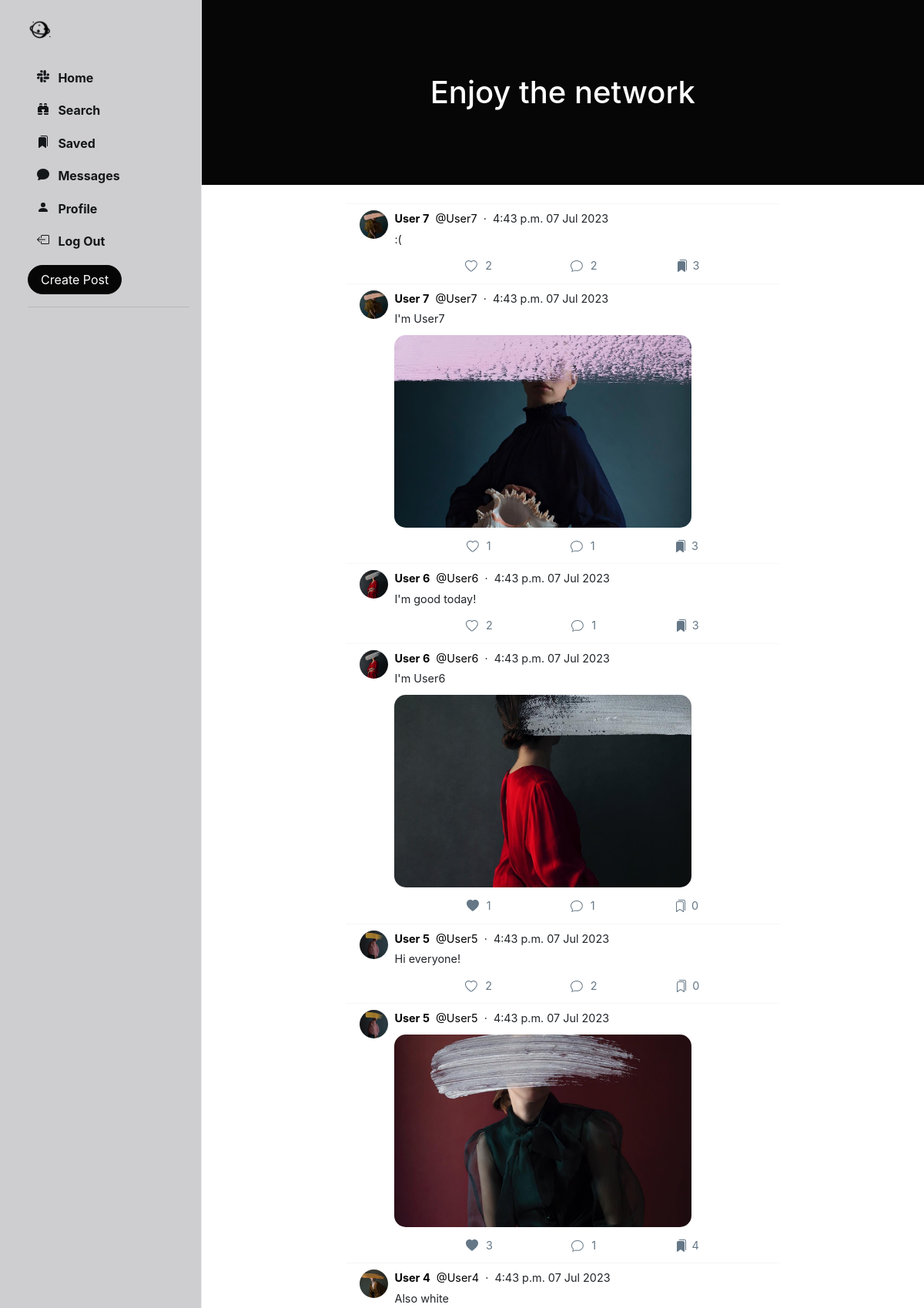
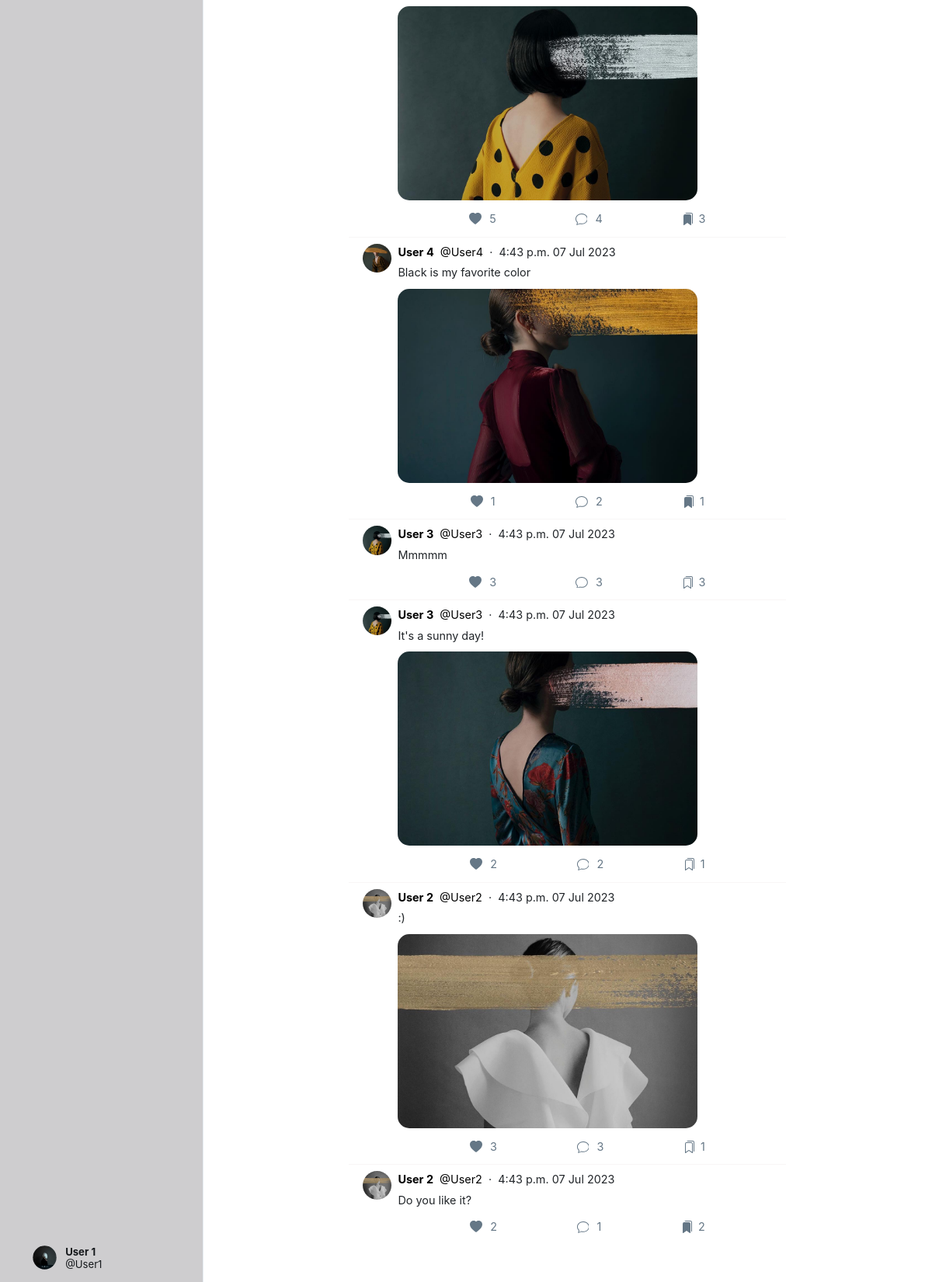
Screenshot of /home/ (signed in) with the database file from the repository (2 pictures, top to bottom).
### Network/models.py (models this page shows, shortened)
class User(AbstractUser):
    profile_pic = models.ImageField(upload_to='profile_pic/')
    bio = models.TextField(max_length=160, blank=True, null=True)
    cover = models.ImageField(upload_to='covers/', blank=True)
    follows = models.ManyToManyField("self", related_name="followed_by", symmetrical=False, blank=True)
    def get_suggested_followers(self):
        followed_users = self.follows.all()
        suggested_users = User.objects.exclude(id=self.id).exclude(id__in=followed_users).filter(
            followed_by__in=followed_users)
        suggested_users = suggested_users.annotate(num_my_followers=Count('followed_by__follows')).order_by(
            '-num_my_followers')[:4]
        return suggested_users

class Post(models.Model):
    creator = models.ForeignKey(User, on_delete=models.CASCADE, related_name='posts')
    date_created = models.DateTimeField(default=timezone.now)
    content_text = models.TextField(max_length=140, blank=True)
    content_image = models.ImageField(upload_to='posts/', blank=True)
    likers = models.ManyToManyField(User, blank=True, related_name='likes')
    savers = models.ManyToManyField(User, blank=True, related_name='saved')
    comment_count = models.IntegerField(default=0)

### Network/views.py (the view)
# urls.py: path('home/', views.home, name='home'),
@login_required(login_url='login/')
def home(request):
    user = User.objects.get(id=request.user.id)
    suggestions = user.get_suggested_followers()
    followed_users = user.follows.all()
    start_date = timezone.now() - timedelta(days=1)
    posts = Post.objects.filter(creator__in=followed_users, date_created__gte=start_date).order_by("-date_created")
    context = {
        'user': user,
        'posts': posts,
        'suggestions': suggestions
    }
    return render(request=request, template_name='home.html', context=context)

### Network/templates/home.html
{% extends 'index.html' %}
{% load static %}
{% block home %}
    <header class="py-5" id="home-header">
        <div class="container px-4 px-lg-5 my-5">
            <div class="text-center text-white">
                <h1 class="display-5 fw-bolder"> Enjoy the network</h1>
            </div>
        </div>
    </header>
    <br>
    <div class="main-div-content">
        {% include 'posts.html' %}
    </div>
{% endblock %}

### Network/templates/sidenav.html (shortened to what this page needs)
{% load static %}
<div class="sidenav">
    <a href="{% url 'home' %}" class="navbar-brand">
        <img src="{% static 'images/logo_icon.png' %}" height="31px">
    </a>
    <div style="height: 100%;">
        <div>
            <div>
                <ul>
                    <li class="nav-item" id="all_posts">
                        <a href="{% url 'home' %}" class="nav-link">
                            <div>
                                &nbsp;&nbsp;Home
                            </div>
                        </a>
                    </li>
                    <li class="nav-item" id="library">
                        <a href="{% url 'search' %}" class="nav-link">
                            <div>
                                &nbsp;&nbsp;Search
                            </div>
                        </a>
                    </li>
                    <li class="nav-item" id="library">
                        <a href="{% url 'saved' %}" class="nav-link">
                            <div>
                                &nbsp;&nbsp;Saved
                            </div>
                        </a>
                    </li>
                    <li class="nav-item" id="profile">
                        <a href="{% url 'chats' %}" class="nav-link">
                            <div>
                                &nbsp;&nbsp;Messages
                            </div>
                        </a>
                    </li>
                    <li class="nav-item" id="profile">
                        <a href="{% url 'profile' user.username %}" class="nav-link">
                            <div>
                                <svg xmlns="http://www.w3.org/2000/svg" width="16" height="16" fill="currentColor"
                                     class="bi bi-person-fill" viewBox="0 0 16 16">
                                    <path d="M3 14s-1 0-1-1 1-4 6-4 6 3 6 4-1 1-1 1H3Zm5-6a3 3 0 1 0 0-6 3 3 0 0 0 0 6Z"/>
                                </svg>
                                &nbsp;&nbsp;Profile
                            </div>
                        </a>
                    </li>
                    <li class="nav-item" id="logout">
                        <a href="{% url 'logout' %}" class="nav-link">
                            <div>
                                &nbsp;&nbsp;Log Out
                            </div>
                        </a>
                    </li>
                </ul>
            </div>
        </div>
        <button id="popup-btn" class="btn btn-success new-post-btn" data-toggle="modal" data-target="#createPostModal">
            Create Post
        </button>
        <br>
        <hr>
        <div style="position: absolute; bottom: 10px;">
            <li class="nav-item sidenav-user">
                <a href="{% url 'profile' user.username %}" class="nav-link">
                    <div class="user_account">
                        <div class="small-profilepic"
                             style="float: left; background-image: url({{ user.profile_pic.url }});"></div>
                        <div style="height: 2.7vw; margin: auto;">
                            <div style="margin-top: 4px;">
                                <strong>{{ user.first_name }} {{ user.last_name }}</strong></div>
                            <div class="grey" style="margin-top: 4px;">@{{ user.username }}</div>
                        </div>
                    </div>
                </a>
            </li>
        </div>
    </div>
</div>

### Network/templates/posts.html (shortened to what this page needs)
{% load static %}
{% block posts %}
    {% for post in posts.all %}
        <div class="post" data-post_id="{{ post.id }}">
            <div>
                <div>
                    <a href="{% url 'profile' post.creator.username %}">
                        <div class="small-profilepic"
                             style="background-image: url({{ post.creator.profile_pic.url }})"></div>
                    </a>
                </div>
                <div style="flex: 1">
                    <div class="post-main">
                        <div class="post-user">
                            <div>
                                <a href="{% url 'profile' post.creator.username %}">
                                    <span><strong>{{ post.creator.first_name }} {{ post.creator.last_name }}</strong></span>
                                </a>
                                <a href="{% url 'profile' post.creator.username %}">
                                    <span class="grey">&nbsp;@{{ post.creator.username }}</span>
                                </a>
                                <span class="grey">&nbsp;&middot;&nbsp;&nbsp;{{ post.date_created | date:"P d M Y" }}</span>
                            </div>
                        </div>
                        {% if post.content_text is not None %}
                            <div class="post-content">
                                {{ post.content_text | linebreaksbr }}
                            </div>
                        {% endif %}
                        {% if post.content_image %}
                            <div class="post-image"
                                 style=" display: block; background-image: url({{ post.content_image.url }});"></div>
                        {% else %}
                            <div class="post-no-image" style="display: none;"></div>
                        {% endif %}
                        <div class="post-actions">
                            {% if user in post.likers.all %}
                                <div class="like" onclick="unlike_post(this)" data-post_id="{{ post.id }}">
                                    <div class="svg-span">
                                        <svg xmlns="http://www.w3.org/2000/svg" width="16" height="16"
                                             fill="currentColor" class="bi bi-heart-fill" viewBox="0 0 16 16">
                                            <path fill-rule="evenodd"
                                                  d="M8 1.314C12.438-3.248 23.534 4.735 8 15-7.534 4.736 3.562-3.248 8 1.314z"/>
                                        </svg>
                                    </div>
                                    <div style="padding: 7px 0px;" class="likes_count">{{ post.likers.count }}</div>
                                </div>
                            {% else %}
                                <div class="like" onclick="like_post(this)" data-post_id="{{ post.id }}">
                                    <div class="svg-span">
                                    </div>
                                    <div style="padding: 7px 0px;" class="likes_count">{{ post.likers.count }}</div>
                                </div>
                            {% endif %}
                            <div class="comment" onclick="get_comments('{{ post.id }}')" data-post_id="{{ post.id }}">
                                <div class="svg-span" data-toggle="modal" data-target="#commentPostModal">
                                </div>&nbsp;
                                <div style="padding: 7px 0px;" class="cmt-count">{{ post.comment_count }}</div>
                            </div>
                            {% if user in post.savers.all %}
                                <div class="save" onclick="unsave_post(this)" data-post_id="{{ post.id }}">
                                    <div class="svg-span">
                                    </div>
                                    <div style="padding: 7px 0px;" class="savers_count">{{ post.savers.count }}</div>
                                </div>
                            {% else %}
                                <div class="save" onclick="save_post(this)" data-post_id="{{ post.id }}">
                                    <div class="svg-span">
                                    </div>
                                    <div style="padding: 7px 0px;" class="savers_count">{{ post.savers.count }}</div>
                                </div>
                            {% endif %}
                        </div>
                    </div>
                </div>
            </div>
        </div>
    {% endfor %}
    <br>
    <br>
{% endblock %}

### Network/static/css/style.css (style rules this page uses)
.btn { border-radius: 20px; padding: 0.32rem 1rem 0.375rem 1rem; }
.btn, .btn:focus, .btn:active { box-shadow: none !important; -webkit-box-shadow: none !important; }
#popup-btn { background-color: #060606; border-color: #060606; }
svg { vertical-align: text-top; }
.sidenav { height: 100%; width: 21.8%; position: fixed; top: 0; left: 0; list-style: none; border-right: .5px solid #e6ecf0; z-index: 100; padding: 15px 15px 15px 3%; background-color: rgba(62, 57, 65, 0.25); }
.sidenav ul { list-style: none; padding-left: 0px; margin-top: 3vh; }
.sidenav li { margin-top: 7px; }
.sidenav .nav-link { color: #14171a; line-height: .7em; font-weight: 700; padding: 0px; }
.sidenav .nav-link > div { padding: 10px 20px 8px 12px; border-radius: 25px; line-height: 0.9em; width: max-content; }
.user_account { display: flex; font-size: .82rem; font-weight: normal; padding-top: 3px !important; padding-bottom: 3px !important; padding-left: 3px !important; }
.user_account .small-profilepic { transform: scale(.82); margin-left: auto; margin-top: auto; }
.small-profilepic { width: 3.1vw; height: 3.1vw; border-radius: 9999px; overflow: hidden; margin-right: 8px; background-size: cover; background-repeat: no-repeat; background-position: center; box-sizing: content-box; }
#home-header { background-color: #060606; }
.post { background-color: white; border-top: 1px solid #f8f6f6; padding: 8px 18px 8px 18px; font-size: .9em; animation-name: hidee; animation-duration: .4s; animation-fill-mode: forwards; animation-play-state: paused; margin-left: 20%; margin-right: 20%; }
.post > div { display: flex; }
.post a { text-decoration: none; color: black; }
.post-main { flex: 1; flex-basis: 100%; }
.post-user { display: flex; justify-content: space-between; flex-basis: 100%; }
.post-content { margin-top: 5px; max-inline-size: 80%; max-width: 80%; word-wrap: break-word; overflow-wrap: break-word; word-break: break-all; }
.post-image { height: 250px; width: 80%; border-radius: 15px; margin-top: 10px; background-size: cover; background-position: center; background-repeat: no-repeat; }
.post-actions { display: flex; flex: 1; align-items: stretch; justify-content: space-evenly; color: #657786; margin-top: 10px; }
.post-actions > div { line-height: 1em; padding-left: 10px; padding-right: 10px; text-align: center; display: flex; }
.post-actions .svg-span { padding: 6px; max-height: max-content; border-radius: 999px; line-height: .68em; }
#home-header { width: 100%; }

### rows the page displays
User: profile_pic (picture), first_name "User", last_name "1", username "User1"
Post: creator.profile_pic (picture), creator.first_name "User", creator.last_name "7", creator.username "User7", date_created "4:43 p.m. 07 Jul 2023", content_text ":(", likers.count "2", comment_count "2", savers.count "3"
Post: creator.profile_pic (picture), creator.first_name "User", creator.last_name "7", creator.username "User7", date_created "4:43 p.m. 07 Jul 2023", content_text "I'm User7", content_image (picture), likers.count "1", comment_count "1", savers.count "3"
Post: creator.profile_pic (picture), creator.first_name "User", creator.last_name "6", creator.username "User6", date_created "4:43 p.m. 07 Jul 2023", content_text "I'm good today!", likers.count "2", comment_count "1", savers.count "3"
Post: creator.profile_pic (picture), creator.first_name "User", creator.last_name "6", creator.username "User6", date_created "4:43 p.m. 07 Jul 2023", content_text "I'm User6", content_image (picture), likers.count "1", comment_count "1", savers.count "0"
Post: creator.profile_pic (picture), creator.first_name "User", creator.last_name "5", creator.username "User5", date_created "4:43 p.m. 07 Jul 2023", content_text "Hi everyone!", likers.count "2", comment_count "2", savers.count "0"
Post: creator.profile_pic (picture), creator.first_name "User", creator.last_name "5", creator.username "User5", date_created "4:43 p.m. 07 Jul 2023", content_image (picture), likers.count "3", comment_count "1", savers.count "4"
Post: creator.profile_pic (picture), creator.first_name "User", creator.last_name "4", creator.username "User4", date_created "4:43 p.m. 07 Jul 2023", content_text "Also white", content_image (picture), likers.count "5", comment_count "4", savers.count "3"
Post: creator.profile_pic (picture), creator.first_name "User", creator.last_name "4", creator.username "User4", date_created "4:43 p.m. 07 Jul 2023", content_text "Black is my favorite color", content_image (picture), likers.count "1", comment_count "2", savers.count "1"
Post: creator.profile_pic (picture), creator.first_name "User", creator.last_name "3", creator.username "User3", date_created "4:43 p.m. 07 Jul 2023", content_text "Mmmmm", likers.count "3", comment_count "3", savers.count "3"
Post: creator.profile_pic (picture), creator.first_name "User", creator.last_name "3", creator.username "User3", date_created "4:43 p.m. 07 Jul 2023", content_text "It's a sunny day!", content_image (picture), likers.count "2", comment_count "2", savers.count "1"
Post: creator.profile_pic (picture), creator.first_name "User", creator.last_name "2", creator.username "User2", date_created "4:43 p.m. 07 Jul 2023", content_text ":)", content_image (picture), likers.count "3", comment_count "3", savers.count "1"
Post: creator.profile_pic (picture), creator.first_name "User", creator.last_name "2", creator.username "User2", date_created "4:43 p.m. 07 Jul 2023", content_text "Do you like it?", likers.count "2", comment_count "1", savers.count "2"
